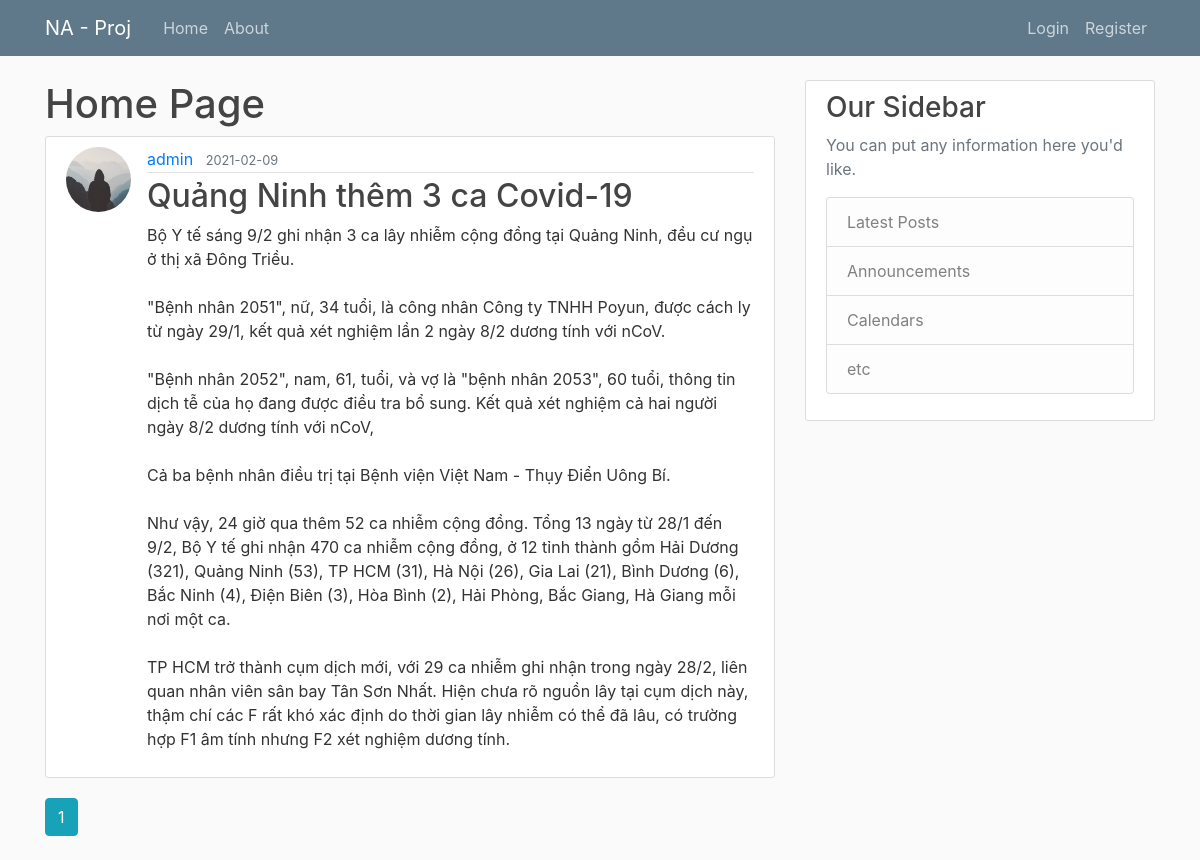
The page /home on the database its author committed.
### na_service/models.py (models this page shows, shortened)
class Post(db.Model):
    id = db.Column(db.Integer, primary_key=True)
    title = db.Column(db.String(100), nullable=False)
    date_posted = db.Column(db.DateTime, nullable=False, default=datetime.utcnow())
    content = db.Column(db.Text, nullable=False)
    user_id = db.Column(db.Integer, db.ForeignKey('user.id'), nullable=False)

class User(db.Model, UserMixin):
    id = db.Column(db.Integer, primary_key=True)
    username = db.Column(db.String(20), unique=True, nullable=False)
    email = db.Column(db.String(120), unique=True, nullable=False)
    image_file = db.Column(db.String(20), nullable=False, default='default.jpg')
    password = db.Column(db.String(60), nullable=False)
    posts = db.relationship('Post', backref='author', lazy=True)

### na_service/main/routes.py (the view)
@main.route('/')
@main.route('/home')
def home():
    page = request.args.get('page', 1, type=int)
    posts = Post.query.order_by(Post.date_posted.desc()).paginate(page=page, per_page=5)
    return render_template("home.html", posts=posts, title="Home")

### na_service/templates/home.html
{% extends "layout.html" %}
{% block content %}
    <h1>Home Page</h1>
    {% for post in posts.items %}
    <article class="media content-section">
        <img class="rounded-circle article-img" src="{{ url_for('static', filename='profile_pics/' + post.author.image_file) }}" alt="image of author">
        <div class="media-body">
            <div class="article-metadata">
                <a class="mr-2" href="{{ url_for('users.user_posts', username=post.author.username) }}">{{ post.author.username }}</a>
                <small class="text-muted">{{ post.date_posted.strftime('%Y-%m-%d') }}</small>
            </div>
            <h2><a class="article-title" href="{{ url_for('posts.post', post_id=post.id) }}">{{ post.title }}</a></h2>
            <p class="article-content">{{ post.content }}</p>
        </div>
    </article>
    {% endfor %}
    {% for page_num in posts.iter_pages(left_edge=1, right_edge=1, left_current=1, right_current=2 ) %}
        {% if page_num %}
            {% if posts.page == page_num %}
                <a class="btn btn-info mb-4" href="{{ url_for('main.home', page=page_num) }}">{{ page_num }}</a>
            {% else %}
                <a class="btn btn-outline-info mb-4" href="{{ url_for('main.home', page=page_num) }}">{{ page_num }}</a>
            {% endif %}
        {% else %}
            ...
        {% endif %}
    {% endfor %}
{% endblock content %}

### na_service/templates/layout.html (shortened to what this page needs)
<!DOCTYPE html>
<html lang="en">
<head>
    <link rel="stylesheet" href="https://cdn.jsdelivr.net/npm/bootstrap@4.5.3/dist/css/bootstrap.min.css"
>
    <link rel="stylesheet" href="{{ url_for('static', filename='css/main.css') }}">
</head>
<body>
    <header class="site-header">
        <nav class="navbar navbar-expand-md navbar-dark bg-steel fixed-top">
            <div class="container">
                <a class="navbar-brand mr-4" href="/">NA - Proj</a>
                <div class="collapse navbar-collapse" id="navbarToggle">
                    <div class="navbar-nav mr-auto">
                        <a class="nav-item nav-link" href="{{ url_for('main.home') }}">Home</a>
                        <a class="nav-item nav-link" href="{{ url_for('main.about') }}">About</a>
                    </div>
                    <div class="navbar-nav">
                        {% if current_user.is_authenticated %}
                            <a class="nav-item nav-link" href="{{ url_for('posts.new_post') }}">New Post</a>
                            <a class="nav-item nav-link" href="{{ url_for('users.account') }}">Account</a>
                            <a class="nav-item nav-link" href="{{ url_for('users.logout') }}">Logout</a>
                        {% else %}
                            <a class="nav-item nav-link" href="{{ url_for('users.login') }}">Login</a>
                            <a class="nav-item nav-link" href="{{ url_for('users.register') }}">Register</a>
                        {% endif %}
                    </div>
                </div>
            </div>
        </nav>
    </header>
    <main role="main" class="container">
        <div class="row">
            <div class="col-md-8">
                {% block content %}
                {% endblock %}
            </div>
            <div class="col-md-4">
                <div class="content-section">
                    <h3>Our Sidebar</h3>
                    <p class='text-muted'>You can put any information here you'd like.
                        <ul class="list-group">
                            <li class="list-group-item list-group-item-light">Latest Posts</li>
                            <li class="list-group-item list-group-item-light">Announcements</li>
                            <li class="list-group-item list-group-item-light">Calendars</li>
                            <li class="list-group-item list-group-item-light">etc</li>
                        </ul>
                    </p>
                </div>
            </div>
        </div>
    </main>
</body>
</html>

### na_service/static/css/main.css (style rules this page uses)
body { background: #fafafa; color: #333333; margin-top: 5rem; }
h1, h2, h3, h4, h5, h6 { color: #444444; }
.bg-steel { background-color: #5f788a; }
.site-header .navbar-nav .nav-link { color: #cbd5db; }
.content-section { background: #ffffff; padding: 10px 20px; border: 1px solid #dddddd; border-radius: 3px; margin-bottom: 20px; }
.article-title { color: #444444; }
.article-content { white-space: pre-line; }
.article-img { height: 65px; width: 65px; margin-right: 16px; }
.article-metadata { padding-bottom: 1px; margin-bottom: 4px; border-bottom: 1px solid #e3e3e3 }

### rows shown on the page
Post: image_file (placeholder picture), author.username "admin", date_posted "2021-02-09", title "Quảng Ninh thêm 3 ca Covid-19", content "Bộ Y tế sáng 9/2 ghi nhận 3 ca lây nhiễm cộng đồng tại Quảng Ninh, đều cư ngụ ở thị xã Đông Triều. \"Bệnh nhân 2051\", nữ, 34 tuổi, là công nhân Công ty TNHH Poyun, được cách ly từ ngày 29/1, kết quả xét nghiệm lần 2 ngày 8/2 dương tính với nCoV. \"Bệnh nhân 2052\", nam, 61, tuổi, và vợ là \"bệnh nhân 2053\", 60 tuổi, thông tin dịch tễ của họ đang được điều tra bổ sung. Kết quả xét nghiệm cả hai người ngày 8/2 dương tính với nCoV, Cả ba bệnh nhân điều trị tại Bệnh viện Việt Nam - Thụy Điển Uông Bí. Như vậy, 24 giờ qua thêm 52 ca nhiễm cộng đồng. Tổng 13 ngày từ 28/1 đến 9/2, Bộ Y tế ghi nhận 470 ca nhiễm cộng đồng, ở 12 tỉnh thành gồm Hải Dương (321), Quảng Ninh (53), TP HCM (31), Hà Nội (26),…"

### other values the page prints
{{ page_num }} "1"
